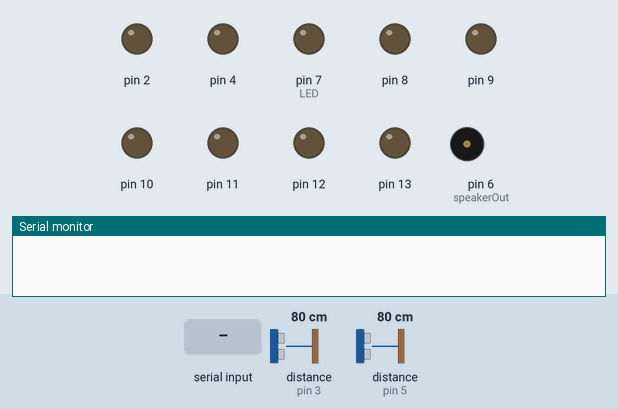
The sketch below on a simulated Arduino Uno, built with avr-gcc and run on an emulated ATmega328P. Parts: output pins drawn as LEDs (lit = HIGH), buzzer (waves = sounding), the last lines printed to the serial monitor. The inputs (shaded band) are chosen by the test bench; at power-on: distance to the obstacle (sensors on pin 3, pin 5) 80 cm. The echo pulse lasts 58.3 µs per cm; pins used as bus, display or sensor lines are not drawn.

Above: at 3.4 s.
3.5 s: "v" received over Serial
At 3.9 s:
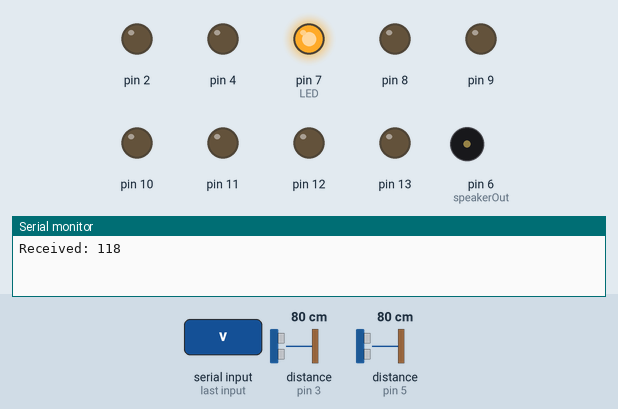
6.5 s: distance to the obstacle (sensor on pin 3) set to 18 cm
8.8 s: distance to the obstacle (sensor on pin 3) set to 13 cm
10.3 s: "b" received over Serial
At 13.2 s:
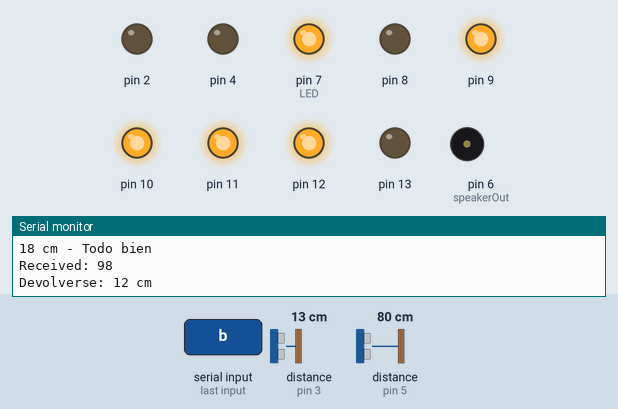
13.3 s: distance to the obstacle (sensor on pin 3) set to 35 cm
At 16.7 s:
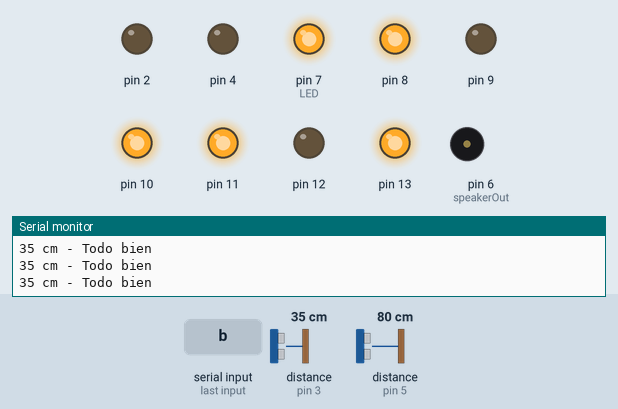
Timing chart, 0 to 21.8 s (numbered marks = the images above; inputs shaded):
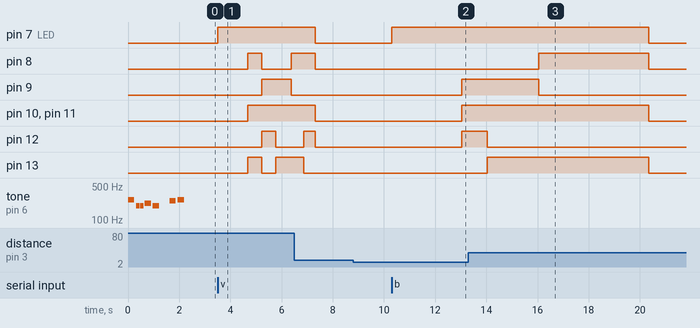

Measured:
- after the input at 3.5 s, pin 7 (LED): LOW → HIGH at once; pin 8: LOW → HIGH after 1.2 s, → LOW 0.55 s later, → HIGH 1.2 s later; pin 9: LOW → HIGH after 1.7 s, → LOW 1.2 s later; pin 10, pin 11: LOW → HIGH after 1.2 s; pin 12: LOW → HIGH after 1.7 s, → LOW 0.55 s later
- after the input at 8.8 s, every drawn part: stays the same
- after the input at 10.3 s, pin 7 (LED): LOW → HIGH at once; pin 9–12: LOW → HIGH after 2.7 s
- after the input at 13.3 s, pin 7 (LED): HIGH → LOW after 7.1 s; pin 8: LOW → HIGH after 2.8 s, → LOW 4.3 s later; pin 9: goes on until 16.1 s, then stays LOW; pin 12: goes on until 14.0 s, then stays LOW

The sketch:

CarroArduino.ino
```cpp
#include "Pitches.h" //created by Tom Igoe
#include "Motor.h"
#include "Sensor.h"

Motor M1 (13,12,11);
Motor M2 (8,9,10);
int LED = 7;// LED pin attached to Arduino D7 for bluetooth activity

//Parlante
int speakerOut = 6;

//sensores
Sensor S2(4,5);
Sensor S1(2,3);

unsigned long interval= 10000; // the time we need to wait
unsigned long previousMillis= 0; // millis() returns an unsigned long.
bool ledState = false; // state variable for the LED
int incomingByte = 0;// variable to store serial data
int speed_val = 255;// variable to store speed value

int demoPlay[] = {
    119,119,119,119,119,119,119,119,119,119,119,119,119,119,119,119,119,119,
    115,115,115,115,115,115,115,115,115,115,115,115,115,115,115,115,115,115,
    97,97,97,97,97,97,97,97,97,97,97,97,97,97,97,97,97,97,97,97,97,97,97,97,
    119,119,119,119,119,119,119,119,119,119,119,119,119,119,119,119,119,119,
    100,100,100,100,100,100,100,100,100,100,100,100,100,100,100,100,100,100
    };

//Musica 1
int melody1[] = {NOTE_C4, NOTE_G3, NOTE_G3, NOTE_A3, NOTE_G3, 0, NOTE_B3, NOTE_C4};
int noteDurations[] = {4, 8, 8, 4, 4, 4, 4, 4};

//Musica 2
int melody2[] = {  C,  b,  g,  C,  b,   e,  R,  C,  c,  g, a, C };
int beats[]  = { 16, 16, 16,  8,  8,  16, 32, 16, 16, 16, 8, 8 };
int MAX_COUNT = sizeof(melody2) / 2; // Melody length, for looping.
int rest_count = 100; //<-BLETCHEROUS HACK; See NOTES
int tone_ = 0;
int beat = 0;
long duration  = 0;

void setup(){
  //TCCR2B = TCCR2B & 0b11111000 | 0x01; // change PWM frequency for pins 3 and 11 to 32kHz so there will be no motor whining
  Serial.begin(9600);
  pinMode(LED, OUTPUT);
  musica1();
  M1.adelante(255);
  M2.atras(255);
}

void loop(){
  if (Serial.available() > 0) { // check for serial data
    incomingByte = Serial.read(); // read the incoming byte:
    digitalWrite(LED, HIGH);// Blink LED and print serial data received.
    Serial.print("Received: "); // say what you got:
    Serial.println(incomingByte);
    delay(10); // delay 10 milliseconds to allow serial update time

    if (incomingByte == 118){ // es "v" para demo mode
      speed_val = 255;
      demo();
    }
     else if (incomingByte == 98){ // es "b" para modo autonomo
      speed_val = 255;
      autonomo();
    }else {
      movimiento(incomingByte); //escoge movimiento
    }

  }else{
    M1.parar();
    M2.parar();
    digitalWrite(LED, LOW);
  }
}

//Test de velocida en el momento x
void test_speed(){
  if (speed_val > 250){
    speed_val = 255;
    Serial.println(" MAX ");
  }
  if (speed_val < 0){
    speed_val = 0;
    Serial.println(" MIN ");
  }
}

//Esto se encarga de la logica del movimiento
void movimiento(int keystroke){
  if (keystroke == 122){ // if byte is equal to "122" or "z" - raise speed
    speed_val = speed_val + 5;
    test_speed();
    Serial.println(speed_val);
  }else if (keystroke == 120){ // if byte is equal to "120" or "x" - lower speed
    speed_val = speed_val - 5;
    test_speed();
    Serial.println(speed_val);
  }else if (keystroke == 99){ // if byte is equal to "99" or "c" - max speed
    speed_val = 255;
    test_speed();
  }else if (keystroke == 119){// if byte is equal to "119" or "w", go forward
    M1.adelante(speed_val);
    M2.adelante(speed_val);
    sensor(S1,1);
    delay(25);
  }else if (keystroke == 115){// if byte is equal to "115" or "d", go reverse
    M1.atras(speed_val);
    M2.atras(speed_val);
    sensor(S2,2);
    delay(25);
  }else if (keystroke == 97){ // if byte is equal to "97" or "a", go left
    M1.adelante(speed_val);
    M2.atras(speed_val);
    delay(25);
  }else if (keystroke == 100){// if byte is equal to "100" or "s", go right
    M1.atras(speed_val);
    M2.adelante(speed_val);
    delay(25);
  }
  else {
    M1.parar();
    M2.parar();
  }
}

void demo(){
  musica2();
  for (int i = 0; i < (sizeof(demoPlay)/2) ;i++){
    movimiento(demoPlay[i]);
  }
}

void autonomo(){
  unsigned long currentMillis = millis(); // grab current time
  unsigned long previousMillis = currentMillis;
  tono4();
  while ((previousMillis - currentMillis) <= interval) {
    previousMillis = millis();
    movimiento(119);
  }
}


///////Sensor ultrasonico
void sensor(Sensor sonic,int direccion){
  long duration, distance;
  digitalWrite(sonic.trig, LOW);
  delayMicroseconds(2);
  digitalWrite(sonic.trig, HIGH);
  delayMicroseconds(10);
  digitalWrite(sonic.trig, LOW);
  duration = pulseIn(sonic.echo, HIGH);
  distance = (duration/2) / 29.1;

  if (distance <= 15){
    M1.parar();
    M2.parar();
    tono3();
    delay(500);
    Serial.print("Devolverse: ");
    Serial.print(distance);
    Serial.println(" cm");
    if (direccion == 1){
      M1.atras(255);
      M2.atras(255);
      delay(1000);
      M1.adelante(255);
      M2.atras(255);
      delay(2000);
    }
    if (direccion == 2){
      M1.adelante(255);
      M2.adelante(255);
      delay(1000);
      M1.atras(255);
      M2.adelante(255);
      delay(2000);
    }
  }else {
    Serial.print(distance);
    Serial.println(" cm - Todo bien");
  }
}


////////MUSIC//////

void musica1(){
  for (int thisNote = 0; thisNote < 8; thisNote++) {
    int noteDuration = 1000 / noteDurations[thisNote];
    tone(speakerOut, melody1[thisNote], noteDuration);
    int pauseBetweenNotes = noteDuration * 1.30;
    delay(pauseBetweenNotes);
    noTone(speakerOut);
  }
}

void musica2(){
    for (int i=0; i<MAX_COUNT; i++) {
    tone_ = melody2[i];
    beat = beats[i];
    duration = beat * 10000; // Set up timing
    playTone();
    delayMicroseconds(1000);
  }
}
void playTone() {
  long elapsed_time = 0;
  if (tone_ > 0) {
    while (elapsed_time < duration) {
      digitalWrite(speakerOut,HIGH);
      delayMicroseconds(tone_ / 2);
      digitalWrite(speakerOut, LOW);
      delayMicroseconds(tone_ / 2);
      elapsed_time += (tone_);
    }
  }
  else { // Rest beat; loop times delay
    for (int j = 0; j < rest_count; j++) { // See NOTE on rest_count
      delayMicroseconds(duration);
    }
  }
}
void tono3(){
  for (int i=1000; i>0; i--){
    digitalWrite(speakerOut, HIGH);
    delayMicroseconds(i);
    digitalWrite(speakerOut, LOW);
    delayMicroseconds(i);
  }
  delay(100);
}

void tono4(){
  for (int i=0; i<1000; i++){
    digitalWrite(speakerOut, HIGH);
    delayMicroseconds(i);
    digitalWrite(speakerOut, LOW);
    delayMicroseconds(i);
  }
  delay(100);
}
```

Motor.h
```cpp
class Motor{
  int In1;
  int In2;
  int Power; //Regula la velocidad

public:
  Motor(int A, int B, int PWR){
    In1 = A;
    In2 = B;
    Power = PWR;
    pinMode(In1, OUTPUT);
    pinMode(In2, OUTPUT);
    //pinMode(Power, OUTPUT);
  }

  void adelante (int velocidad){
    digitalWrite(In1, HIGH);
    digitalWrite(In2, LOW);
    analogWrite(Power, velocidad); //aqui hay problema
  }
  void atras (int velocidad){
    digitalWrite(In1, LOW);
    digitalWrite(In2, HIGH);
    analogWrite(Power, velocidad); //aqui hay problema
  }
  void parar (){
    digitalWrite(In1, LOW);
    digitalWrite(In2, LOW);
    digitalWrite(Power, LOW);
  }
};
```

Pitches.h
```cpp
/*************************************************
 * Public Constants
 *************************************************/

#define NOTE_B0  31
#define NOTE_C1  33
#define NOTE_CS1 35
#define NOTE_D1  37
#define NOTE_DS1 39
#define NOTE_E1  41
#define NOTE_F1  44
#define NOTE_FS1 46
#define NOTE_G1  49
#define NOTE_GS1 52
#define NOTE_A1  55
#define NOTE_AS1 58
#define NOTE_B1  62
#define NOTE_C2  65
#define NOTE_CS2 69
#define NOTE_D2  73
#define NOTE_DS2 78
#define NOTE_E2  82
#define NOTE_F2  87
#define NOTE_FS2 93
#define NOTE_G2  98
#define NOTE_GS2 104
#define NOTE_A2  110
#define NOTE_AS2 117
#define NOTE_B2  123
#define NOTE_C3  131
#define NOTE_CS3 139
#define NOTE_D3  147
#define NOTE_DS3 156
#define NOTE_E3  165
#define NOTE_F3  175
#define NOTE_FS3 185
#define NOTE_G3  196
#define NOTE_GS3 208
#define NOTE_A3  220
#define NOTE_AS3 233
#define NOTE_B3  247
#define NOTE_C4  262
#define NOTE_CS4 277
#define NOTE_D4  294
#define NOTE_DS4 311
#define NOTE_E4  330
#define NOTE_F4  349
#define NOTE_FS4 370
#define NOTE_G4  392
#define NOTE_GS4 415
#define NOTE_A4  440
#define NOTE_AS4 466
#define NOTE_B4  494
#define NOTE_C5  523
#define NOTE_CS5 554
#define NOTE_D5  587
#define NOTE_DS5 622
#define NOTE_E5  659
#define NOTE_F5  698
#define NOTE_FS5 740
#define NOTE_G5  784
#define NOTE_GS5 831
#define NOTE_A5  880
#define NOTE_AS5 932
#define NOTE_B5  988
#define NOTE_C6  1047
#define NOTE_CS6 1109
#define NOTE_D6  1175
#define NOTE_DS6 1245
#define NOTE_E6  1319
#define NOTE_F6  1397
#define NOTE_FS6 1480
#define NOTE_G6  1568
#define NOTE_GS6 1661
#define NOTE_A6  1760
#define NOTE_AS6 1865
#define NOTE_B6  1976
#define NOTE_C7  2093
#define NOTE_CS7 2217
#define NOTE_D7  2349
#define NOTE_DS7 2489
#define NOTE_E7  2637
#define NOTE_F7  2794
#define NOTE_FS7 2960
#define NOTE_G7  3136
#define NOTE_GS7 3322
#define NOTE_A7  3520
#define NOTE_AS7 3729
#define NOTE_B7  3951
#define NOTE_C8  4186
#define NOTE_CS8 4435
#define NOTE_D8  4699
#define NOTE_DS8 4978


#define  c     3830    // 261 Hz
#define  d     3400    // 294 Hz
#define  e     3038    // 329 Hz
#define  f     2864    // 349 Hz
#define  g     2550    // 392 Hz
#define  a     2272    // 440 Hz
#define  b     2028    // 493 Hz
#define  C     1912    // 523 Hz
#define  R     0
```

Sensor.h
```cpp
class Sensor{

public:
  int trig;
  int echo;

  Sensor(int x, int y){
    trig = x;
    echo = y;
    pinMode(trig, OUTPUT);
    pinMode(echo, INPUT);
  }
};
```
